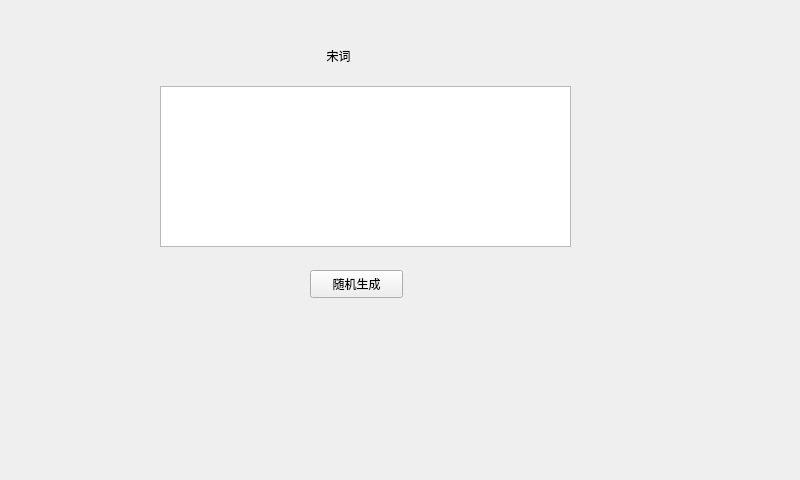
<?xml version="1.0" encoding="UTF-8"?>
<ui version="4.0">
 <class>MainWindow</class>
 <widget class="QMainWindow" name="MainWindow">
  <property name="geometry">
   <rect>
    <x>0</x>
    <y>0</y>
    <width>800</width>
    <height>480</height>
   </rect>
  </property>
  <property name="windowTitle">
   <string>MainWindow</string>
  </property>
  <widget class="QWidget" name="centralWidget">
   <widget class="QPushButton" name="random_button">
    <property name="geometry">
     <rect>
      <x>310</x>
      <y>270</y>
      <width>93</width>
      <height>28</height>
     </rect>
    </property>
    <property name="text">
     <string>随机生成</string>
    </property>
   </widget>
   <widget class="QTextEdit" name="songci_text">
    <property name="geometry">
     <rect>
      <x>160</x>
      <y>86</y>
      <width>411</width>
      <height>161</height>
     </rect>
    </property>
   </widget>
   <widget class="QLabel" name="label">
    <property name="geometry">
     <rect>
      <x>310</x>
      <y>45</y>
      <width>131</width>
      <height>21</height>
     </rect>
    </property>
    <property name="text">
     <string>     宋词</string>
    </property>
   </widget>
  </widget>
 </widget>
 <layoutdefault spacing="6" margin="11"/>
 <resources/>
 <connections/>
</ui>
